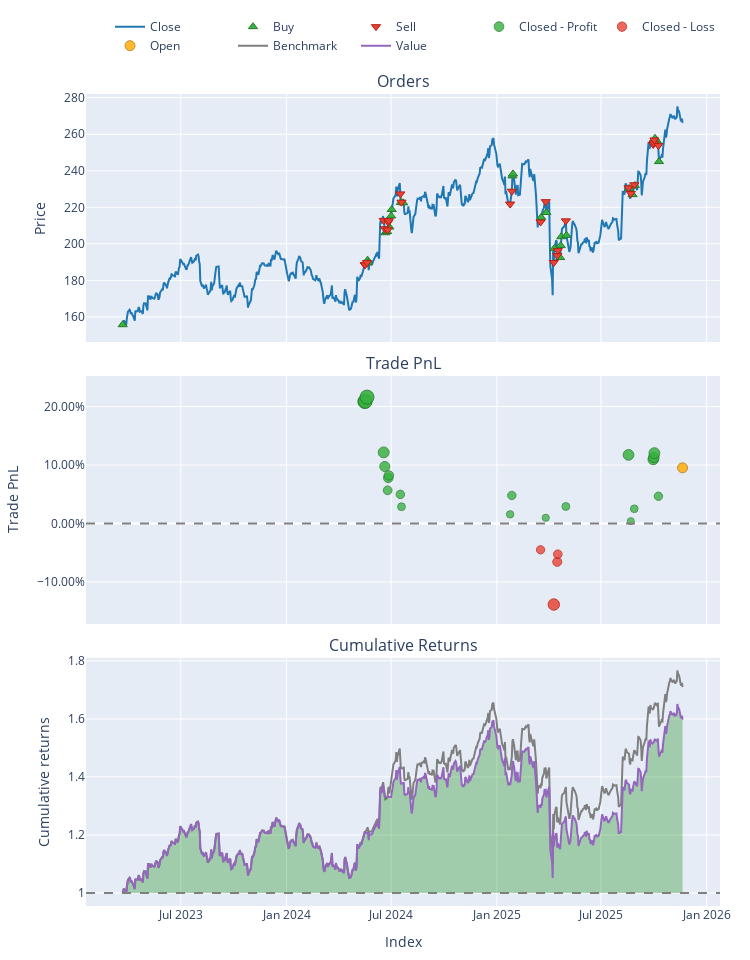

Notebook cell for this chart:
### Code cell
# Load Data
# (Ensure your CSV has columns like 'close', 'rsi', 'sma', etc.)
try:
    data = pd.read_csv('data/processed/AAPL_processed.csv')
    if 'Date' in data.columns:
        data['Date'] = pd.to_datetime(data['Date'])
        data.set_index('Date', inplace=True)
    print("Data loaded successfully.")
except FileNotFoundError:
    print("Error: Data file not found. Check path.")

# Split Train/Test
split_idx = int(len(data) * 0.7)
train_df = data.iloc[:split_idx]
test_df = data.iloc[split_idx:]

# Initialize Trainer
trainer = ModelTrainerRL(config['reinforcement_learning'])

print("Training PPO Agent...")


env_params = config['reinforcement_learning']['environment']

env_train = TradingEnvRL(
    train_df, 
    initial_balance=env_params.get('initial_balance', 10000),
    commission=env_params.get('commission', 0.001),
    lookback_window=env_params.get('lookback_window', 30)
)

result = trainer.train_ppo(env_train)
model = result['model'] 

print("Training Complete.")

print("Generating Agent Predictions on Test Data...")


env_params = config['reinforcement_learning']['environment']


env_test = TradingEnvRL(
    test_df, 
    initial_balance=env_params.get('initial_balance', 100000),
    commission=env_params.get('commission', 0.001),
    lookback_window=env_params.get('lookback_window', 30)
)

obs, _ = env_test.reset()
done = False
actions = []

# Manual Inference Loop
while not done:
    action, _ = model.predict(obs, deterministic=True)
    actions.append(action[0]) 
    obs, _, terminated, truncated, _ = env_test.step(action)
    done = terminated or truncated


#  RUN BACKTEST ---
print("Running Backtest...")


backtester = PortfolioBacktesterRL(env_params) 

portfolio = backtester.run_backtest(
    price_data=test_df['close'], 
    predicted_weights=np.array(actions),
    lookback_window=env_params.get('lookback_window', 30) # Important for data alignment
)
comparison = backtester.compare_with_buy_and_hold_rl()
# Show Metrics
metrics = backtester.get_performance_metrics()
print("\n--- Strategy Performance ---")
for k, v in metrics.items():
    print(f"{k}: {v:.4f}")

# Plot
portfolio.plot().show()

### Figure 1 — Plotly figure (JSON) as saved in the notebook; plotly's stock layout.template omitted (floating-point values rounded to 4 significant figures; data arrays with more than 128 entries replaced by an {"elided": "..."} marker saying what was removed)
{"data": [{"legendgroup": "0", "line": {"color": "#1f77b4"}, "name": "Close", "showlegend": true, "type": "scatter", "uid": "df9713ac-4e9f-4182-8778-bc6da10e8cdf", "x": {"elided": "671 str values"}, "xaxis": "x", "y": {"elided": "671 float values"}, "yaxis": "y"}, {"customdata": [[0.0, 641.5, 99.9], [4.0, 0.2339, 0.04468], [5.0, 632.4, 119.9], [8.0, 2.654, 0.547], [9.0, 0.101, 0.02088], [13.0, 0.02961, 0.006194], [14.0, 440.7, 94.88], [15.0, 170.4, 37.28], [17.0, 2.316, 0.5158], [19.0, 173.8, 38.67], [22.0, 9.699, 2.301], [23.0, 98.46, 23.46], [25.0, 89.06, 19.1], [27.0, 118.6, 25.75], [29.0, 348.7, 68.87], [32.0, 0.2367, 0.04556], [33.0, 34.4, 6.848], [34.0, 33.31, 6.793], [36.0, 53.54, 10.96], [38.0, 494.2, 113.8], [40.0, 3.44, 0.7806], [42.0, 276.6, 64.14], [46.0, 7.468, 1.925], [47.0, 275.7, 70.69], [49.0, 172.6, 42.29]], "hovertemplate": "Order Id: %{customdata[0]}<br>Timestamp: %{x}<br>Price: %{y}<br>Size: %{customdata[1]:.6f}<br>Fees: %{customdata[2]:.6f}", "legendgroup": "1", "marker": {"color": "#37B13F", "line": {"color": "rgb(38,123,44)", "width": 1}, "size": 8, "symbol": "triangle-up"}, "mode": "markers", "name": "Buy", "type": "scatter", "uid": "162c06d2-c92a-451e-866a-25445a71003c", "x": ["2023-03-22T00:00:00-04:00", "2024-05-21T00:00:00-04:00", "2024-05-22T00:00:00-04:00", "2024-06-21T00:00:00-04:00", "2024-06-24T00:00:00-04:00", "2024-06-28T00:00:00-04:00", "2024-07-01T00:00:00-04:00", "2024-07-02T00:00:00-04:00", "2024-07-18T00:00:00-04:00", "2024-07-22T00:00:00-04:00", "2025-01-28T00:00:00-05:00", "2025-01-29T00:00:00-05:00", "2025-03-19T00:00:00-04:00", "2025-03-28T00:00:00-04:00", "2025-04-11T00:00:00-04:00", "2025-04-21T00:00:00-04:00", "2025-04-22T00:00:00-04:00", "2025-04-23T00:00:00-04:00", "2025-05-02T00:00:00-04:00", "2025-08-19T00:00:00-04:00", "2025-08-25T00:00:00-04:00", "2025-08-29T00:00:00-04:00", "2025-10-03T00:00:00-04:00", "2025-10-06T00:00:00-04:00", "2025-10-10T00:00:00-04:00"], "xaxis": "x", "y": [155.7, 191.1, 189.6, 206.1, 206.7, 209.2, 215.3, 218.8, 222.7, 222.4, 237.2, 238.3, 214.5, 217.2, 197.5, 192.5, 199.1, 203.9, 204.7, 230.3, 226.9, 231.9, 257.8, 256.4, 245.0], "yaxis": "y"}, {"customdata": [[1.0, 635.8, 119.9], [2.0, 1.675, 0.3158], [3.0, 0.0238, 0.004517], [6.0, 144.7, 30.79], [7.0, 488.0, 101.6], [10.0, 2.573, 0.5343], [11.0, 0.1871, 0.03962], [12.0, 0.04584, 0.009747], [16.0, 172.7, 39.25], [18.0, 0.072, 0.01604], [20.0, 115.3, 25.57], [21.0, 1.057, 0.242], [24.0, 90.31, 19.14], [26.0, 115.7, 25.8], [28.0, 363.6, 69.01], [30.0, 55.16, 10.68], [31.0, 15.46, 3.035], [35.0, 51.65, 10.98], [37.0, 494.5, 114.1], [39.0, 3.438, 0.7822], [41.0, 276.6, 64.27], [43.0, 166.8, 42.42], [44.0, 1.207, 0.3081], [45.0, 116.9, 30.03], [48.0, 167.0, 42.37]], "hovertemplate": "Order Id: %{customdata[0]}<br>Timestamp: %{x}<br>Price: %{y}<br>Size: %{customdata[1]:.6f}<br>Fees: %{customdata[2]:.6f}", "legendgroup": "2", "marker": {"color": "#EA4335", "line": {"color": "rgb(181,31,18)", "width": 1}, "size": 8, "symbol": "triangle-down"}, "mode": "markers", "name": "Sell", "type": "scatter", "uid": "183680d6-5d28-4744-bdd6-77307e3d9b84", "x": ["2024-05-16T00:00:00-04:00", "2024-05-17T00:00:00-04:00", "2024-05-20T00:00:00-04:00", "2024-06-18T00:00:00-04:00", "2024-06-20T00:00:00-04:00", "2024-06-25T00:00:00-04:00", "2024-06-26T00:00:00-04:00", "2024-06-27T00:00:00-04:00", "2024-07-17T00:00:00-04:00", "2024-07-19T00:00:00-04:00", "2025-01-24T00:00:00-05:00", "2025-01-27T00:00:00-05:00", "2025-03-18T00:00:00-04:00", "2025-03-27T00:00:00-04:00", "2025-04-10T00:00:00-04:00", "2025-04-16T00:00:00-04:00", "2025-04-17T00:00:00-04:00", "2025-05-01T00:00:00-04:00", "2025-08-18T00:00:00-04:00", "2025-08-22T00:00:00-04:00", "2025-08-28T00:00:00-04:00", "2025-09-30T00:00:00-04:00", "2025-10-01T00:00:00-04:00", "2025-10-02T00:00:00-04:00", "2025-10-09T00:00:00-04:00"], "xaxis": "x", "y": [188.6, 188.6, 189.8, 212.8, 208.3, 207.7, 211.8, 212.7, 227.3, 222.8, 221.8, 228.8, 212.0, 223.1, 189.8, 193.6, 196.3, 212.6, 230.7, 227.5, 232.3, 254.4, 255.2, 256.9, 253.8], "yaxis": "y"}, {"customdata": [[0.0, 0.0, 20660.0, 0.2087], [1.0, 0.0, 54.46, 0.2089], [2.0, 0.0, 0.8018, 0.2163], [3.0, 0.0, 3334.0, 0.1217], [4.0, 0.0, 9014.0, 0.09753], [5.0, 0.0, 28.64, 0.05677], [6.0, 0.0, 2.859, 0.07791], [7.0, 0.0, 0.7391, 0.08221], [8.0, 0.0, 1858.0, 0.0498], [9.0, 0.0, 0.446, 0.02865], [10.0, 0.0, 392.8, 0.01563], [11.0, 0.0, 11.05, 0.04794], [13.0, 0.0, 248.7, 0.00975], [17.0, 0.0, 310.2, 0.02913], [18.0, 0.0, 11970.0, 0.1174], [19.0, 0.0, 3.107, 0.003996], [20.0, 0.0, 1574.0, 0.02516], [21.0, 0.0, 4178.0, 0.1095], [22.0, 0.0, 31.23, 0.1131], [23.0, 0.0, 3221.0, 0.1204], [24.0, 0.0, 1885.0, 0.04666]], "hovertemplate": "Exit Trade Id: %{customdata[0]}<br>Position Id: %{customdata[1]}<br>Exit Timestamp: %{x}<br>PnL: %{customdata[2]:.6f}<br>Return: %{customdata[3]:.2%}", "legendgroup": "3", "marker": {"color": "#37B13F", "line": {"color": "rgb(38,123,44)", "width": 1}, "opacity": [0.8946, 0.8947, 0.9, 0.8331, 0.8161, 0.7873, 0.8022, 0.8053, 0.7824, 0.7674, 0.7582, 0.781, 0.7541, 0.7678, 0.8302, 0.75, 0.7649, 0.8245, 0.8271, 0.8322, 0.7801], "size": [13.75, 13.75, 14.0, 10.88, 10.08, 8.74, 9.437, 9.579, 8.51, 7.813, 7.384, 8.449, 7.19, 7.829, 10.74, 7.0, 7.698, 10.48, 10.6, 10.84, 8.406], "symbol": "circle"}, "mode": "markers", "name": "Closed - Profit", "type": "scatter", "uid": "fbf7e2f8-1dd2-4dc1-a4ff-dac3d0601c78", "x": ["2024-05-16T00:00:00-04:00", "2024-05-17T00:00:00-04:00", "2024-05-20T00:00:00-04:00", "2024-06-18T00:00:00-04:00", "2024-06-20T00:00:00-04:00", "2024-06-25T00:00:00-04:00", "2024-06-26T00:00:00-04:00", "2024-06-27T00:00:00-04:00", "2024-07-17T00:00:00-04:00", "2024-07-19T00:00:00-04:00", "2025-01-24T00:00:00-05:00", "2025-01-27T00:00:00-05:00", "2025-03-27T00:00:00-04:00", "2025-05-01T00:00:00-04:00", "2025-08-18T00:00:00-04:00", "2025-08-22T00:00:00-04:00", "2025-08-28T00:00:00-04:00", "2025-09-30T00:00:00-04:00", "2025-10-01T00:00:00-04:00", "2025-10-02T00:00:00-04:00", "2025-10-09T00:00:00-04:00"], "xaxis": "x2", "y": [0.2087, 0.2089, 0.2163, 0.1217, 0.09753, 0.05677, 0.07791, 0.08221, 0.0498, 0.02865, 0.01563, 0.04794, 0.00975, 0.02913, 0.1174, 0.003996, 0.02516, 0.1095, 0.1131, 0.1204, 0.04666], "yaxis": "y2"}, {"customdata": [[12.0, 0.0, -901.9, -0.04508], [14.0, 0.0, -11090.0, -0.1387], [15.0, 0.0, -748.8, -0.06565], [16.0, 0.0, -168.2, -0.0526]], "hovertemplate": "Exit Trade Id: %{customdata[0]}<br>Position Id: %{customdata[1]}<br>Exit Timestamp: %{x}<br>PnL: %{customdata[2]:.6f}<br>Return: %{customdata[3]:.2%}", "legendgroup": "4", "marker": {"color": "#EA4335", "line": {"color": "rgb(181,31,18)", "width": 1}, "opacity": [0.779, 0.8451, 0.7936, 0.7843], "size": [8.355, 11.44, 9.033, 8.603], "symbol": "circle"}, "mode": "markers", "name": "Closed - Loss", "type": "scatter", "uid": "31e021f4-aa7a-4df2-8a60-f5b32300df6c", "x": ["2025-03-18T00:00:00-04:00", "2025-04-10T00:00:00-04:00", "2025-04-16T00:00:00-04:00", "2025-04-17T00:00:00-04:00"], "xaxis": "x2", "y": [-0.04508, -0.1387, -0.06565, -0.0526], "yaxis": "y2"}, {"customdata": [[25.0, 0.0, 13880.0, 0.09523]], "hovertemplate": "Exit Trade Id: %{customdata[0]}<br>Position Id: %{customdata[1]}<br>Exit Timestamp: %{x}<br>PnL: %{customdata[2]:.6f}<br>Return: %{customdata[3]:.2%}", "legendgroup": "5", "marker": {"color": "#FFAA00", "line": {"color": "rgb(178,118,0)", "width": 1}, "opacity": [0.8145], "size": [10.01], "symbol": "circle"}, "mode": "markers", "name": "Open", "type": "scatter", "uid": "7f97055c-68ad-4506-87da-5ce1d5ebfbc0", "x": ["2025-11-20T00:00:00-05:00"], "xaxis": "x2", "y": [0.09523], "yaxis": "y2"}, {"legendgroup": "6", "line": {"color": "#7f7f7f"}, "name": "Benchmark", "showlegend": true, "type": "scatter", "uid": "77e758a1-5778-47d2-a2f1-7f474ecf0699", "x": {"elided": "671 str values"}, "xaxis": "x3", "y": {"elided": "671 float values"}, "yaxis": "y3"}, {"hoverinfo": "skip", "legendgroup": "7", "line": {"color": "rgba(0, 0, 0, 0)", "width": 0}, "opacity": 0, "showlegend": false, "type": "scatter", "uid": "14d982fb-a5b2-4b0e-b04d-9697e3ef0f6a", "x": {"elided": "671 str values"}, "xaxis": "x3", "y": {"elided": "671 int values"}, "yaxis": "y3"}, {"connectgaps": false, "fill": "tonexty", "fillcolor": "rgba(0, 128, 0, 0.3)", "hoverinfo": "skip", "legendgroup": "7", "line": {"color": "rgba(0, 0, 0, 0)", "width": 0}, "opacity": 0, "showlegend": false, "type": "scatter", "uid": "d87c6e09-1f3e-41bf-ba90-2135ed4e3021", "x": {"elided": "671 str values"}, "xaxis": "x3", "y": {"elided": "671 float values"}, "yaxis": "y3"}, {"hoverinfo": "skip", "legendgroup": "7", "line": {"color": "rgba(0, 0, 0, 0)", "width": 0}, "opacity": 0, "showlegend": false, "type": "scatter", "uid": "7567f20e-db4a-4e14-9d83-ccb27bcb9bf2", "x": {"elided": "671 str values"}, "xaxis": "x3", "y": {"elided": "671 int values"}, "yaxis": "y3"}, {"connectgaps": false, "fill": "tonexty", "fillcolor": "rgba(255, 0, 0, 0.3)", "hoverinfo": "skip", "legendgroup": "7", "line": {"color": "rgba(0, 0, 0, 0)", "width": 0}, "opacity": 0, "showlegend": false, "type": "scatter", "uid": "d519f6d0-eefd-4dbd-bdee-b37c7d0bd80d", "x": {"elided": "671 str values"}, "xaxis": "x3", "y": {"elided": "671 float values"}, "yaxis": "y3"}, {"legendgroup": "8", "line": {"color": "#9467bd"}, "name": "Value", "showlegend": true, "type": "scatter", "uid": "b0f9e35c-4f11-46c6-bafe-4bbb9e3091a1", "x": {"elided": "671 str values"}, "xaxis": "x3", "y": {"elided": "671 float values"}, "yaxis": "y3"}, {"hoverinfo": "skip", "legendgroup": "7", "line": {"color": "rgba(0, 0, 0, 0)", "width": 0}, "opacity": 0, "showlegend": false, "type": "scatter", "uid": "bccf8470-93b2-4019-89c0-d1824aed6351", "x": {"elided": "671 str values"}, "xaxis": "x3", "y": {"elided": "671 int values"}, "yaxis": "y3"}], "layout": {"annotations": [{"font": {"size": 16}, "showarrow": false, "text": "Orders", "x": 0.5, "xanchor": "center", "xref": "paper", "y": 1, "yanchor": "bottom", "yref": "paper"}, {"font": {"size": 16}, "showarrow": false, "text": "Trade PnL", "x": 0.5, "xanchor": "center", "xref": "paper", "y": 0.6528, "yanchor": "bottom", "yref": "paper"}, {"font": {"size": 16}, "showarrow": false, "text": "Cumulative Returns", "x": 0.5, "xanchor": "center", "xref": "paper", "y": 0.3056, "yanchor": "bottom", "yref": "paper"}], "height": 960, "legend": {"orientation": "h", "traceorder": "normal", "x": 1, "xanchor": "right", "y": 1.042, "yanchor": "bottom"}, "margin": {"b": 30, "l": 30, "r": 30, "t": 30}, "shapes": [{"line": {"color": "gray", "dash": "dash"}, "type": "line", "x0": 0, "x1": 1, "xref": "paper", "y0": 0, "y1": 0, "yref": "y2"}, {"line": {"color": "gray", "dash": "dash"}, "type": "line", "x0": 0, "x1": 1, "xref": "paper", "y0": 1, "y1": 1, "yref": "y3"}], "showlegend": true, "width": 750, "xaxis": {"anchor": "y", "domain": [0, 1], "matches": "x3", "showticklabels": false}, "xaxis2": {"anchor": "y2", "domain": [0, 1], "matches": "x3", "showticklabels": false}, "xaxis3": {"anchor": "y3", "domain": [0, 1], "title": {"text": "Index"}}, "yaxis": {"anchor": "x", "domain": [0.6944, 1], "title": {"text": "Price"}}, "yaxis2": {"anchor": "x2", "domain": [0.3472, 0.6528], "tickformat": ".2%", "title": {"text": "Trade PnL"}}, "yaxis3": {"anchor": "x3", "domain": [0, 0.3056], "title": {"text": "Cumulative returns"}}}}
